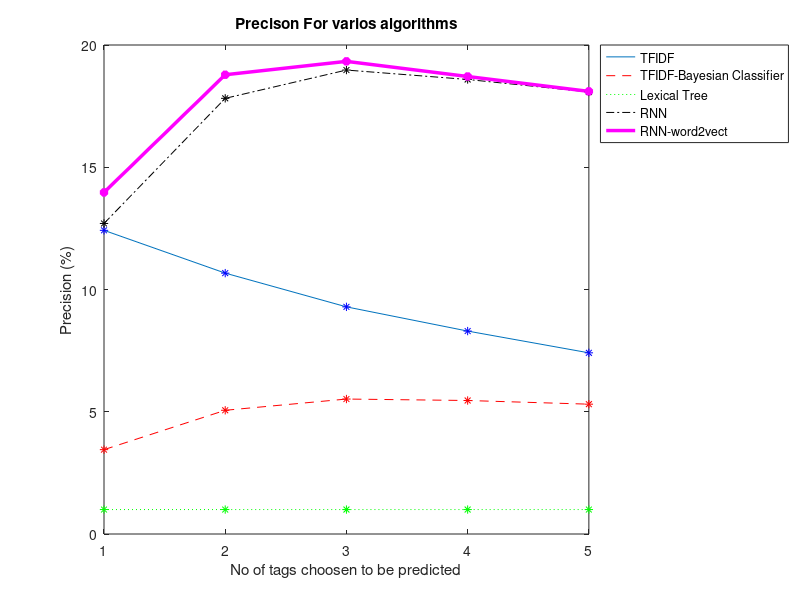
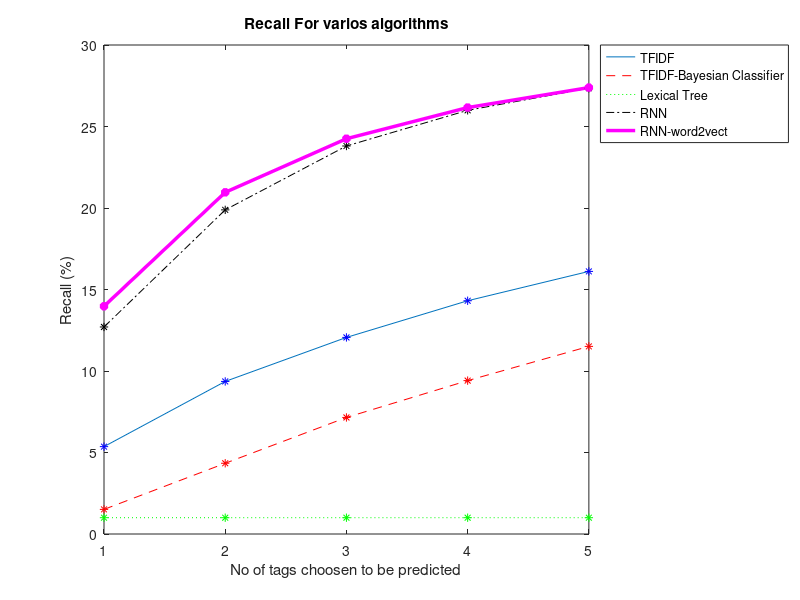

Write MATLAB code to recreate these figures, in order.
tfidf_precision = [12.42 , 10.67 , 9.29 , 8.30, 7.41];
bayes_precision = [3.45 ,5.06 ,5.52 ,5.46 ,5.31];
lextree_precision = [1,1,1,1,1];
rnn_precision = [12.7008, 17.8189, 18.9756, 18.5902, 18.0796];
rnn_word2vec_precision = [13.9702, 18.7833, 19.3309, 18.7114, 18.1035 ];

tfidf_recall = [5.36 , 9.36 , 12.06, 14.31, 16.11];
bayes_recall = [1.51 ,4.34 ,7.15, 9.41, 11.51];
lextree_recall = [1,1,1,1,1];
rnn_recall = [12.7012, 19.8857, 23.8042, 25.9919, 27.3508];
rnn_word2vec_recall = [13.9706, 20.9619, 24.2499, 26.1613, 27.387];

x= 1:5;

figure;
plot(x, tfidf_precision);
hold on;
plot(x, bayes_precision, 'r--');
hold on;
plot(x, lextree_precision, 'g:');
hold on;
plot(x, rnn_precision, 'k-.');
hold on;
plot(x, rnn_word2vec_precision, 'm', 'LineWidth' ,2.5);
hold on;

plot(x, tfidf_precision, 'b*');
hold on;
plot(x, bayes_precision, 'r*');
hold on;
plot(x, lextree_precision, 'g*');
hold on;
plot(x, rnn_precision, 'k*');
hold on;
plot(x, rnn_word2vec_precision, 'm*', 'LineWidth' ,2.5);
hold on;

xlabel('No of tags choosen to be predicted');
ylabel('Precision (%)');
title('Precison For varios algorithms');
legend('TFIDF', 'TFIDF-Bayesian Classifier', 'Lexical Tree', 'RNN', 'RNN-word2vect', 'Location', 'northeastoutside');

figure;
plot(x, tfidf_recall);
hold on;
plot(x, bayes_recall, 'r--');
hold on;
plot(x, lextree_recall, 'g:');
hold on;
plot(x, rnn_recall, 'k-.');
hold on;
plot(x, rnn_word2vec_recall, 'm', 'LineWidth', 2.5);
hold on;

plot(x, tfidf_recall, 'b*');
hold on;
plot(x, bayes_recall, 'r*');
hold on;
plot(x, lextree_recall, 'g*');
hold on;
plot(x, rnn_recall, 'k*');
hold on;
plot(x, rnn_word2vec_recall, 'm*', 'LineWidth', 2.5);
hold on;

xlabel('No of tags choosen to be predicted');
ylabel('Recall (%)');
title('Recall For varios algorithms');
legend('TFIDF', 'TFIDF-Bayesian Classifier', 'Lexical Tree', 'RNN', 'RNN-word2vect', 'Location', 'northeastoutside');
